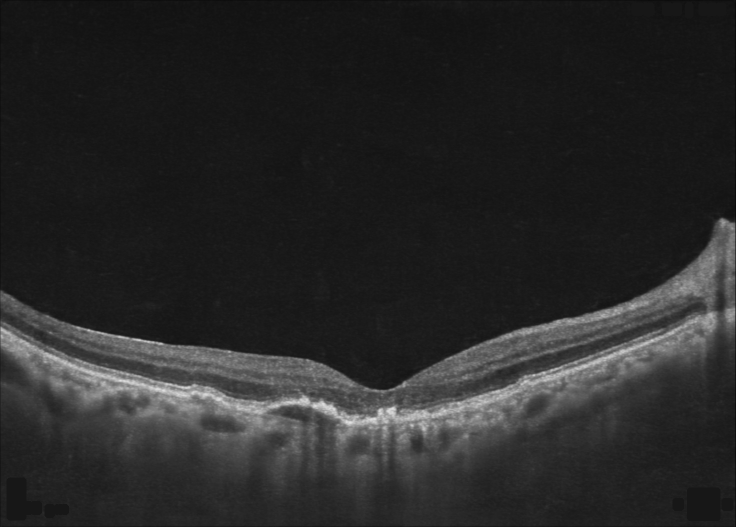
#> input picture data/raw/bscans/CNV__p0.png, 1471 x 1054 px (shown at 1/2 size); its folder holds 3 pictures in this run
$ jupyter execute --allow-errors 01_classifier_data.ipynb   (shell and % lines are left out)
#> lines starting #> are read from the running program, lines starting #| are printed output that depends on the picture
# 01 · Examining the data and rebuilding the split

The model is trained on the Kermany OCT2017 dataset, which holds retinal B-scans in the four classes
CNV, DME, DRUSEN and NORMAL. Before any modelling, that dataset has to be understood and corrected,
because two of its properties would otherwise invalidate everything measured on top of it.

The examination pursues three questions. The first is how the classes are distributed and what the
images actually contain. The second is whether the train and test split that ships with the dataset
can be trusted. The third is how far the training images differ in size and aspect ratio from the
devices the model will later be evaluated on. Each question ends in a decision that constrains the
preprocessing and the evaluation in the notebooks that follow.

The notebook also produces one artefact, the file `data/split.csv`, which every later stage reads.

## The three datasets and their roles

The central difficulty is not classification on a single device but classification on devices the
model has never seen. To measure that, the model is trained on one scanner and evaluated on two
others that are held out entirely. Each dataset comes from a different OCT machine.

| Dataset | Scanner | Role | Images |
|---|---|---|---|
| Kermany | Heidelberg Spectralis | training set | 83,484 |
| OCTDL | Optovue Avanti | evaluation set (unseen) | 1,137 |
| Clinic | OPTOPOL REVO | target set | 37 |

OCTDL is the primary evaluation set and carries all four classes. The clinic set is the deployment
target and measures performance on real reports. The remainder of this notebook concerns Kermany
alone, because that is the data the model is trained on. The two evaluation sets return in
notebook 04.

## Setup

The cell below imports the libraries used throughout the notebook together with the project
configuration, which supplies the dataset paths, the class vocabulary and the random seed. It makes
no decision of its own.

[cell 1]
import random
from collections import Counter

import numpy as np
import pandas as pd
import matplotlib.pyplot as plt
from PIL import Image

# project configuration with dataset paths and class names
from ocular import config

## The training set is imbalanced and the test set is not

The Kermany dataset ships as a training directory of 83,484 images and a testing directory of 1,000,
one subdirectory per class in each. The two are distributed very differently. The training set is
dominated by CNV at 37,205 images and thinnest at DRUSEN with 8,616, a ratio of more than four to
one between the largest and the smallest class, whereas the test set is exactly balanced at 250
images per class.

The imbalance is not corrected by discarding data. It is handled during training through class
weights, so that every image contributes while the rarer classes count for more, which retains the
full dataset and is configured in notebook 03. The two cells below count each split.

[cell 2]
training_paths = []
training_labels = []

for cls in config.CLASSES:
    files = sorted((config.TRAINING_DIR / cls).glob("*.jpeg"))
    training_paths.extend(files)
    training_labels.extend([cls] * len(files))

training_counts = []
print(f"Total training images {len(training_paths)}")
for cls in config.CLASSES:
    training_counts.append(training_labels.count(cls))
    print(f"{cls:8s} {training_labels.count(cls)}")

plt.figure(figsize=(7, 4))
plt.bar(config.CLASSES, training_counts)
plt.ylabel("Number of images")
plt.title("Class distribution, Kermany train")
plt.show()
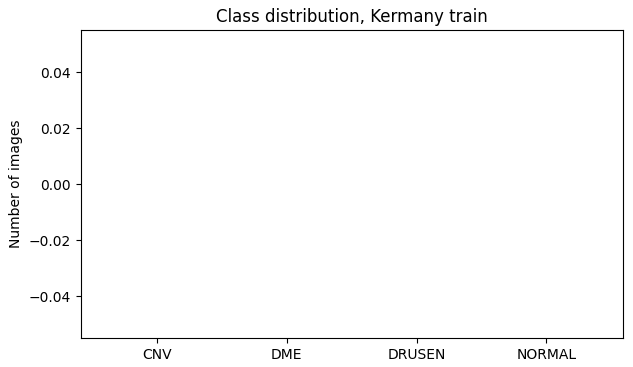
#> figure drawn by matplotlib, 1 panel

[cell 3]
test_paths = []
test_labels = []

for cls in config.CLASSES:
    files = sorted((config.TESTING_DIR / cls).glob("*.jpeg"))
    test_paths.extend(files)
    test_labels.extend([cls] * len(files))

print(f"Total testing images {len(test_paths)}")
for cls in config.CLASSES:
    print(f"{cls:8s} {test_labels.count(cls)}")

## What the four classes look like

Before any measurement it is worth seeing the material. The cell below draws several representative
scans from each class, which is enough to show that the classes are distinguished by localised
features of the retinal band rather than by anything global about the frame.

[cell 4]
n = 5  # images shown per class

fig, axes = plt.subplots(4, n, figsize=(3 * n, 12))

for row, cls in enumerate(config.CLASSES):
    files = sorted((config.TRAINING_DIR / cls).glob("*.jpeg"))[:n]
    for col, path in enumerate(files):
        ax = axes[row, col]
        ax.imshow(Image.open(path), cmap="gray")
        ax.axis("off")
    axes[row, 0].set_title(cls, loc="left")

plt.show()

## The provided split leaks patients

The dataset arrives with a ready-made train and test split, and that split cannot be trusted.

Each filename follows the pattern CLASS-PATIENT-SLICE.jpeg, so the identifier of the patient is
carried in the name itself. One patient contributes many images, which are different slices of the
same eye. If some slices of a patient sit in the training set while others sit in the test set, then
the model is being evaluated on eyes it has already been trained on, and the resulting accuracy
measures memorisation rather than generalisation. The cell below measures the overlap directly.

It finds 566 of the 633 test patients present in training as well, which is 89 percent of the test
set. Accuracy measured on the provided split is therefore inflated. This is a known property of the
dataset, as Tampu et al. report that 92 percent of the test images in this version belong to subject
identifiers that also appear in the training set, in agreement with the patient-level overlap
measured here.

Tampu, I. E., Eklund, A., and Haj-Hosseini, N. Inflation of test accuracy due to data leakage in
deep learning-based classification of OCT images. *Scientific Data* 9, 580 (2022).
https://doi.org/10.1038/s41597-022-01618-6

[cell 5]
def patients_in(folder):
    """Return the set of patient identifiers present in a data folder.

    The patient identifier is the second field of the filename, which follows
    the pattern CLASS-PATIENT-SLICE.jpeg.
    """
    ids = set()
    for cls in config.CLASSES:
        for img in (folder / cls).glob("*.jpeg"):
            patient = img.name.split("-")[1]
            ids.add(patient)
    return ids


train_patients = patients_in(config.TRAINING_DIR)
test_patients = patients_in(config.TESTING_DIR)
shared = train_patients & test_patients

print("Training patients", len(train_patients))
print("Testing patients", len(test_patients))
print("Shared patients", len(shared))
#> (the rest of this cell did not finish here and is left out)

## Rebuilding the split at the level of the patient

The correction is to rebuild the split so that every slice of a given patient falls entirely on one
side. This is the only construction under which a validation score measures generalisation to unseen
eyes rather than recall of familiar ones.

About ten percent of the patients are held out for validation, drawn under the project seed so the
division is reproducible, and no patient is divided between the two sides. Every image is retained
rather than discarded, because the differences in image size are normalised later by the
preprocessing and therefore give no reason to drop data. The result is 73,011 training images
against 10,473 validation images, with no patient in common, down from 89 percent overlap in the
split as provided. The two cells below build the split and then verify that claim.

[cell 6]
rows = []
for cls in config.CLASSES:
    for img in (config.TRAINING_DIR / cls).glob("*.jpeg"):
        rows.append({"filename": img.name, "class": cls,
                     "patient": img.name.split("-")[1]})

df = pd.DataFrame(rows)

# assign about ten percent of the patients to validation without splitting a patient
#> (the rest of this cell did not finish here and is left out)

#> (a cell that did not finish here is left out)

## Image size is on its own predictive of the class

The scans do not share a common size, and the way they differ is not innocent.

The table below reports how many images of each size belong to each class, and the figure shows one
representative image per size drawn at its true aspect ratio. The scanner produces a fixed height
with a variable width, so five of the six sizes share the height of 496. The exception is 512 by
512, which is the only size that never contains a CNV or a DRUSEN image and holds nothing but DME
and NORMAL, 8,659 and 6,797 images respectively.

A network can therefore reach part of the answer by reading the shape of the frame instead of the
retina, which is a shortcut that would not survive contact with any other device. Removing this cue
is one of the requirements the preprocessing has to satisfy.

[cell 8]
rows = []
example_per_size = {}
for cls in config.CLASSES:
    for img in (config.TRAINING_DIR / cls).glob('*.jpeg'):
        w, h = Image.open(img).size
        rows.append({'size': f'{w}x{h}', 'class': cls})
        if f'{w}x{h}' not in example_per_size:
            example_per_size[f'{w}x{h}'] = img

df = pd.DataFrame(rows)

#> (the rest of this cell did not finish here and is left out)

## Each device occupies its own region of size and ratio

The previous table concerned Kermany alone. This section compares the native sizes of all three
sets, and the differences it exposes are the reason the preprocessing of the next notebook is
necessary at all.

Two observations follow from the ratio ranges. The clinic ratios of 1.40 to 2.89 fall inside the
Kermany range of 0.77 to 3.10, so the deployment target is an interpolation of shapes already
present in training, which is what later makes a plain resize defensible. OCTDL, on the other hand,
reaches 4.28, beyond the widest Kermany ratio of 3.10, so some evaluation images are more elongated
than anything the model will have seen. That is a genuine extrapolation at the wide end and a region
in which the model may struggle unless the preprocessing normalises it.

The three sets also differ in how regular they are. Kermany holds 6 distinct sizes across 83,484
images and the clinic 6 across 37, whereas OCTDL holds 394 across 1,137, so the unseen set is far
less uniform than either of the others.

[cell 9]
sets = {
    "Kermany (train)": [p for cls in config.CLASSES
                        for p in (config.TRAINING_DIR / cls).glob("*.jpeg")],
    "OCTDL (unseen)":  [p for p in (config.DATA_DIR / "raw" / "octdl_dl" / "OCTDL").glob("*/*")
                        if p.suffix.lower() in {".jpg", ".jpeg", ".png"}],
    "Clinic (target)": list((config.DATA_DIR / "raw" / "bscans").glob("*.png")),
}

# native width and height for every image in every set
dims = {name: [Image.open(f).size for f in files] for name, files in sets.items()}
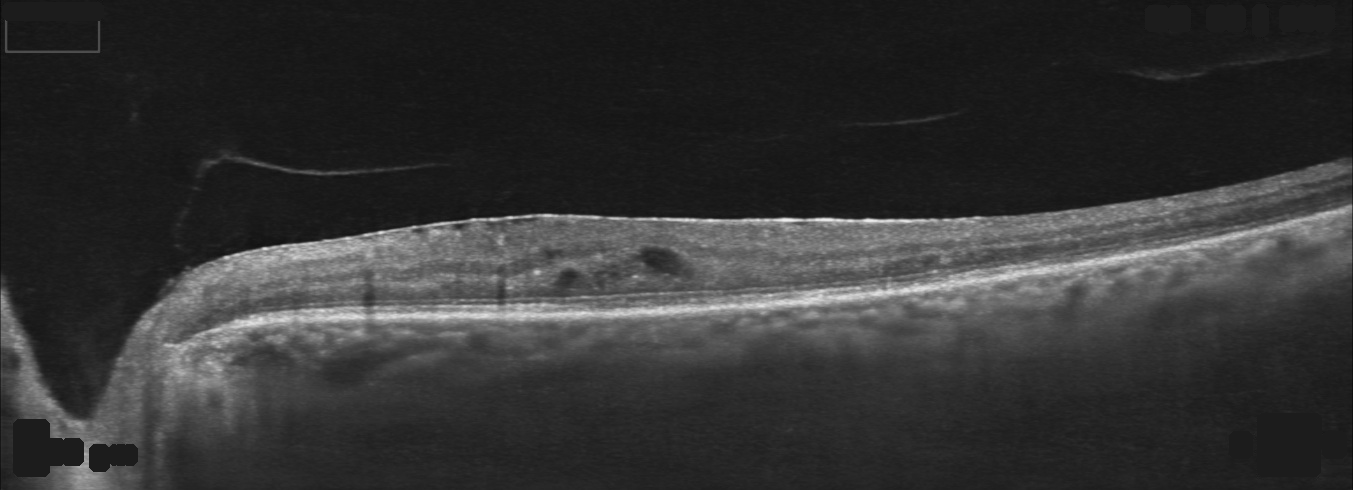
#> input picture data/raw/bscans/DME_2__L.png, 1353 x 490 px
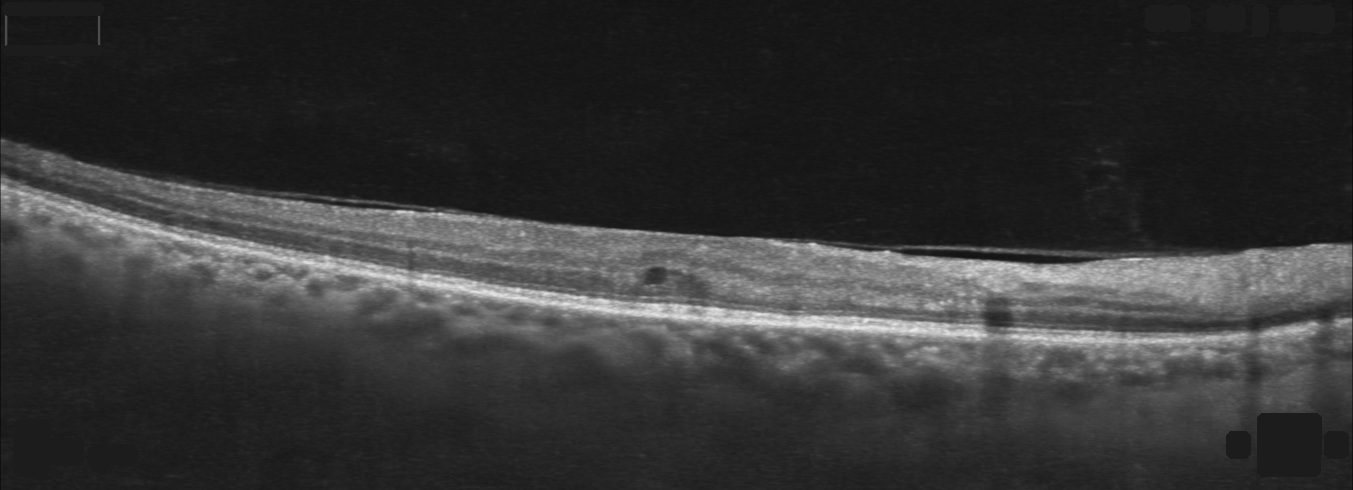
#> input picture data/raw/bscans/DME_2__R.png, 1353 x 490 px
#> dims = {'Kermany (train)': [], 'OCTDL (unseen)': [], 'Clinic (target)': [(1471, 1054), (1353, 490), (1353, 490)]}

# summary of count, width and height and ratio ranges, and number of distinct sizes
rows = []
#> (the rest of this cell did not finish here and is left out)
